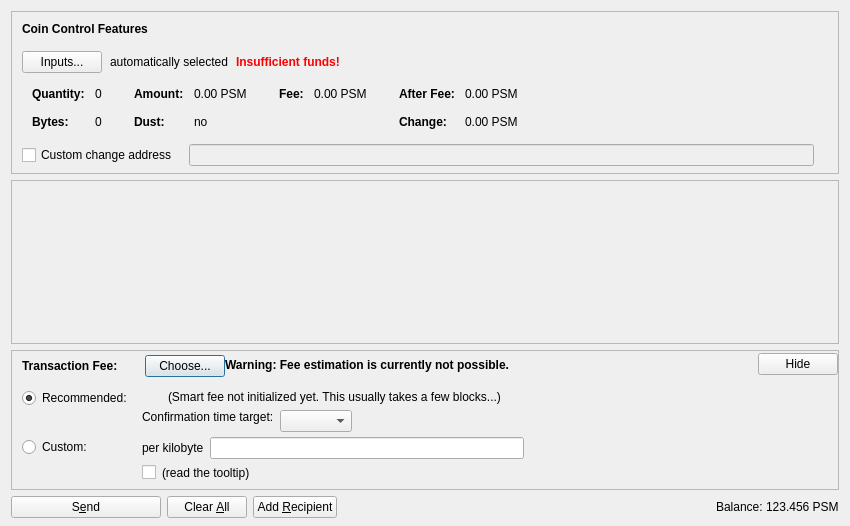
<?xml version="1.0" encoding="UTF-8"?>
<ui version="4.0">
 <class>SendCoinsDialog</class>
 <widget class="QDialog" name="SendCoinsDialog">
  <property name="geometry">
   <rect>
    <x>0</x>
    <y>0</y>
    <width>850</width>
    <height>526</height>
   </rect>
  </property>
  <property name="windowTitle">
   <string>Send Coins</string>
  </property>
  <layout class="QVBoxLayout" name="verticalLayout" stretch="0,1,0,0">
   <property name="bottomMargin">
    <number>8</number>
   </property>
   <item>
    <widget class="QFrame" name="frameCoinControl">
     <property name="sizePolicy">
      <sizepolicy hsizetype="Expanding" vsizetype="Expanding">
       <horstretch>0</horstretch>
       <verstretch>0</verstretch>
      </sizepolicy>
     </property>
     <property name="maximumSize">
      <size>
       <width>16777215</width>
       <height>16777215</height>
      </size>
     </property>
     <property name="frameShape">
      <enum>QFrame::StyledPanel</enum>
     </property>
     <property name="frameShadow">
      <enum>QFrame::Sunken</enum>
     </property>
     <layout class="QVBoxLayout" name="verticalLayoutCoinControl2">
      <property name="spacing">
       <number>0</number>
      </property>
      <property name="leftMargin">
       <number>0</number>
      </property>
      <property name="topMargin">
       <number>0</number>
      </property>
      <property name="rightMargin">
       <number>0</number>
      </property>
      <property name="bottomMargin">
       <number>6</number>
      </property>
      <item>
       <layout class="QVBoxLayout" name="verticalLayoutCoinControl" stretch="0,0,0,0,1">
        <property name="spacing">
         <number>0</number>
        </property>
        <property name="leftMargin">
         <number>10</number>
        </property>
        <property name="topMargin">
         <number>10</number>
        </property>
        <item>
         <layout class="QHBoxLayout" name="horizontalLayoutCoinControl1">
          <property name="bottomMargin">
           <number>15</number>
          </property>
          <item>
           <widget class="QLabel" name="labelCoinControlFeatures">
            <property name="sizePolicy">
             <sizepolicy hsizetype="Preferred" vsizetype="Maximum">
              <horstretch>0</horstretch>
              <verstretch>0</verstretch>
             </sizepolicy>
            </property>
            <property name="font">
             <font>
              <weight>75</weight>
              <bold>true</bold>
             </font>
            </property>
            <property name="styleSheet">
             <string notr="true">font-weight:bold;</string>
            </property>
            <property name="text">
             <string>Coin Control Features</string>
            </property>
           </widget>
          </item>
         </layout>
        </item>
        <item>
         <layout class="QHBoxLayout" name="horizontalLayoutCoinControl2" stretch="0,0,0,0">
          <property name="spacing">
           <number>8</number>
          </property>
          <property name="bottomMargin">
           <number>10</number>
          </property>
          <item>
           <widget class="QPushButton" name="pushButtonCoinControl">
            <property name="styleSheet">
             <string notr="true"/>
            </property>
            <property name="text">
             <string>Inputs...</string>
            </property>
            <property name="autoDefault">
             <bool>false</bool>
            </property>
           </widget>
          </item>
          <item>
           <widget class="QLabel" name="labelCoinControlAutomaticallySelected">
            <property name="text">
             <string>automatically selected</string>
            </property>
            <property name="margin">
             <number>5</number>
            </property>
           </widget>
          </item>
          <item>
           <widget class="QLabel" name="labelCoinControlInsuffFunds">
            <property name="font">
             <font>
              <weight>75</weight>
              <bold>true</bold>
             </font>
            </property>
            <property name="styleSheet">
             <string notr="true">color:red;font-weight:bold;</string>
            </property>
            <property name="text">
             <string>Insufficient funds!</string>
            </property>
            <property name="margin">
             <number>5</number>
            </property>
           </widget>
          </item>
          <item>
           <spacer name="horizontalSpacerCoinControl">
            <property name="orientation">
             <enum>Qt::Horizontal</enum>
            </property>
            <property name="sizeHint" stdset="0">
             <size>
              <width>40</width>
              <height>1</height>
             </size>
            </property>
           </spacer>
          </item>
         </layout>
        </item>
        <item>
         <widget class="QWidget" name="widgetCoinControl" native="true">
          <property name="sizePolicy">
           <sizepolicy hsizetype="Preferred" vsizetype="Preferred">
            <horstretch>0</horstretch>
            <verstretch>0</verstretch>
           </sizepolicy>
          </property>
          <property name="minimumSize">
           <size>
            <width>0</width>
            <height>0</height>
           </size>
          </property>
          <property name="styleSheet">
           <string notr="true"/>
          </property>
          <layout class="QHBoxLayout" name="horizontalLayoutCoinControl5">
           <property name="leftMargin">
            <number>0</number>
           </property>
           <property name="topMargin">
            <number>0</number>
           </property>
           <property name="rightMargin">
            <number>0</number>
           </property>
           <property name="bottomMargin">
            <number>0</number>
           </property>
           <item>
            <layout class="QHBoxLayout" name="horizontalLayoutCoinControl3" stretch="0,0,0,1">
             <property name="spacing">
              <number>20</number>
             </property>
             <property name="topMargin">
              <number>0</number>
             </property>
             <property name="bottomMargin">
              <number>10</number>
             </property>
             <item>
              <layout class="QFormLayout" name="formLayoutCoinControl1">
               <property name="horizontalSpacing">
                <number>10</number>
               </property>
               <property name="verticalSpacing">
                <number>14</number>
               </property>
               <property name="leftMargin">
                <number>10</number>
               </property>
               <property name="topMargin">
                <number>4</number>
               </property>
               <property name="rightMargin">
                <number>6</number>
               </property>
               <item row="0" column="0">
                <widget class="QLabel" name="labelCoinControlQuantityText">
                 <property name="font">
                  <font>
                   <weight>75</weight>
                   <bold>true</bold>
                  </font>
                 </property>
                 <property name="text">
                  <string>Quantity:</string>
                 </property>
                 <property name="margin">
                  <number>0</number>
                 </property>
                </widget>
               </item>
               <item row="0" column="1">
                <widget class="QLabel" name="labelCoinControlQuantity">
                 <property name="cursor">
                  <cursorShape>IBeamCursor</cursorShape>
                 </property>
                 <property name="contextMenuPolicy">
                  <enum>Qt::ActionsContextMenu</enum>
                 </property>
                 <property name="text">
                  <string notr="true">0</string>
                 </property>
                 <property name="margin">
                  <number>0</number>
                 </property>
                 <property name="textInteractionFlags">
                  <set>Qt::LinksAccessibleByMouse|Qt::TextSelectableByKeyboard|Qt::TextSelectableByMouse</set>
                 </property>
                </widget>
               </item>
               <item row="1" column="0">
                <widget class="QLabel" name="labelCoinControlBytesText">
                 <property name="font">
                  <font>
                   <weight>75</weight>
                   <bold>true</bold>
                  </font>
                 </property>
                 <property name="text">
                  <string>Bytes:</string>
                 </property>
                </widget>
               </item>
               <item row="1" column="1">
                <widget class="QLabel" name="labelCoinControlBytes">
                 <property name="cursor">
                  <cursorShape>IBeamCursor</cursorShape>
                 </property>
                 <property name="contextMenuPolicy">
                  <enum>Qt::ActionsContextMenu</enum>
                 </property>
                 <property name="text">
                  <string notr="true">0</string>
                 </property>
                 <property name="textInteractionFlags">
                  <set>Qt::LinksAccessibleByMouse|Qt::TextSelectableByKeyboard|Qt::TextSelectableByMouse</set>
                 </property>
                </widget>
               </item>
              </layout>
             </item>
             <item>
              <layout class="QFormLayout" name="formLayoutCoinControl2">
               <property name="horizontalSpacing">
                <number>10</number>
               </property>
               <property name="verticalSpacing">
                <number>14</number>
               </property>
               <property name="leftMargin">
                <number>6</number>
               </property>
               <property name="topMargin">
                <number>4</number>
               </property>
               <property name="rightMargin">
                <number>6</number>
               </property>
               <item row="0" column="0">
                <widget class="QLabel" name="labelCoinControlAmountText">
                 <property name="font">
                  <font>
                   <weight>75</weight>
                   <bold>true</bold>
                  </font>
                 </property>
                 <property name="text">
                  <string>Amount:</string>
                 </property>
                 <property name="margin">
                  <number>0</number>
                 </property>
                </widget>
               </item>
               <item row="0" column="1">
                <widget class="QLabel" name="labelCoinControlAmount">
                 <property name="cursor">
                  <cursorShape>IBeamCursor</cursorShape>
                 </property>
                 <property name="contextMenuPolicy">
                  <enum>Qt::ActionsContextMenu</enum>
                 </property>
                 <property name="text">
                  <string notr="true">0.00 PSM</string>
                 </property>
                 <property name="textInteractionFlags">
                  <set>Qt::LinksAccessibleByMouse|Qt::TextSelectableByKeyboard|Qt::TextSelectableByMouse</set>
                 </property>
                </widget>
               </item>
               <item row="1" column="0">
                <widget class="QLabel" name="labelCoinControlLowOutputText">
                 <property name="font">
                  <font>
                   <weight>75</weight>
                   <bold>true</bold>
                  </font>
                 </property>
                 <property name="text">
                  <string>Dust:</string>
                 </property>
                </widget>
               </item>
               <item row="1" column="1">
                <widget class="QLabel" name="labelCoinControlLowOutput">
                 <property name="cursor">
                  <cursorShape>IBeamCursor</cursorShape>
                 </property>
                 <property name="contextMenuPolicy">
                  <enum>Qt::ActionsContextMenu</enum>
                 </property>
                 <property name="text">
                  <string notr="true">no</string>
                 </property>
                 <property name="textInteractionFlags">
                  <set>Qt::LinksAccessibleByMouse|Qt::TextSelectableByKeyboard|Qt::TextSelectableByMouse</set>
                 </property>
                </widget>
               </item>
              </layout>
             </item>
             <item>
              <layout class="QFormLayout" name="formLayoutCoinControl3">
               <property name="horizontalSpacing">
                <number>10</number>
               </property>
               <property name="verticalSpacing">
                <number>14</number>
               </property>
               <property name="leftMargin">
                <number>6</number>
               </property>
               <property name="topMargin">
                <number>4</number>
               </property>
               <property name="rightMargin">
                <number>6</number>
               </property>
               <item row="0" column="0">
                <widget class="QLabel" name="labelCoinControlFeeText">
                 <property name="font">
                  <font>
                   <weight>75</weight>
                   <bold>true</bold>
                  </font>
                 </property>
                 <property name="text">
                  <string>Fee:</string>
                 </property>
                 <property name="margin">
                  <number>0</number>
                 </property>
                </widget>
               </item>
               <item row="0" column="1">
                <widget class="QLabel" name="labelCoinControlFee">
                 <property name="cursor">
                  <cursorShape>IBeamCursor</cursorShape>
                 </property>
                 <property name="contextMenuPolicy">
                  <enum>Qt::ActionsContextMenu</enum>
                 </property>
                 <property name="text">
                  <string notr="true">0.00 PSM</string>
                 </property>
                 <property name="textInteractionFlags">
                  <set>Qt::LinksAccessibleByMouse|Qt::TextSelectableByKeyboard|Qt::TextSelectableByMouse</set>
                 </property>
                </widget>
               </item>
              </layout>
             </item>
             <item>
              <layout class="QFormLayout" name="formLayoutCoinControl4">
               <property name="horizontalSpacing">
                <number>10</number>
               </property>
               <property name="verticalSpacing">
                <number>14</number>
               </property>
               <property name="leftMargin">
                <number>6</number>
               </property>
               <property name="topMargin">
                <number>4</number>
               </property>
               <property name="rightMargin">
                <number>6</number>
               </property>
               <item row="0" column="0">
                <widget class="QLabel" name="labelCoinControlAfterFeeText">
                 <property name="font">
                  <font>
                   <weight>75</weight>
                   <bold>true</bold>
                  </font>
                 </property>
                 <property name="text">
                  <string>After Fee:</string>
                 </property>
                 <property name="margin">
                  <number>0</number>
                 </property>
                </widget>
               </item>
               <item row="0" column="1">
                <widget class="QLabel" name="labelCoinControlAfterFee">
                 <property name="cursor">
                  <cursorShape>IBeamCursor</cursorShape>
                 </property>
                 <property name="contextMenuPolicy">
                  <enum>Qt::ActionsContextMenu</enum>
                 </property>
                 <property name="text">
                  <string notr="true">0.00 PSM</string>
                 </property>
                 <property name="textInteractionFlags">
                  <set>Qt::LinksAccessibleByMouse|Qt::TextSelectableByKeyboard|Qt::TextSelectableByMouse</set>
                 </property>
                </widget>
               </item>
               <item row="1" column="0">
                <widget class="QLabel" name="labelCoinControlChangeText">
                 <property name="font">
                  <font>
                   <weight>75</weight>
                   <bold>true</bold>
                  </font>
                 </property>
                 <property name="text">
                  <string>Change:</string>
                 </property>
                </widget>
               </item>
               <item row="1" column="1">
                <widget class="QLabel" name="labelCoinControlChange">
                 <property name="cursor">
                  <cursorShape>IBeamCursor</cursorShape>
                 </property>
                 <property name="contextMenuPolicy">
                  <enum>Qt::ActionsContextMenu</enum>
                 </property>
                 <property name="text">
                  <string notr="true">0.00 PSM</string>
                 </property>
                 <property name="textInteractionFlags">
                  <set>Qt::LinksAccessibleByMouse|Qt::TextSelectableByKeyboard|Qt::TextSelectableByMouse</set>
                 </property>
                </widget>
               </item>
              </layout>
             </item>
            </layout>
           </item>
          </layout>
         </widget>
        </item>
        <item>
         <layout class="QHBoxLayout" name="horizontalLayoutCoinControl4" stretch="0,0,0">
          <property name="spacing">
           <number>12</number>
          </property>
          <property name="sizeConstraint">
           <enum>QLayout::SetDefaultConstraint</enum>
          </property>
          <property name="topMargin">
           <number>5</number>
          </property>
          <property name="rightMargin">
           <number>5</number>
          </property>
          <item>
           <widget class="QCheckBox" name="checkBoxCoinControlChange">
            <property name="toolTip">
             <string>If this is activated, but the change address is empty or invalid, change will be sent to a newly generated address.</string>
            </property>
            <property name="text">
             <string>Custom change address</string>
            </property>
           </widget>
          </item>
          <item>
           <widget class="QValidatedLineEdit" name="lineEditCoinControlChange">
            <property name="enabled">
             <bool>false</bool>
            </property>
            <property name="sizePolicy">
             <sizepolicy hsizetype="Expanding" vsizetype="Fixed">
              <horstretch>0</horstretch>
              <verstretch>0</verstretch>
             </sizepolicy>
            </property>
           </widget>
          </item>
          <item>
           <widget class="QLabel" name="labelCoinControlChangeLabel">
            <property name="sizePolicy">
             <sizepolicy hsizetype="Preferred" vsizetype="Expanding">
              <horstretch>0</horstretch>
              <verstretch>0</verstretch>
             </sizepolicy>
            </property>
            <property name="minimumSize">
             <size>
              <width>0</width>
              <height>0</height>
             </size>
            </property>
            <property name="text">
             <string/>
            </property>
            <property name="margin">
             <number>3</number>
            </property>
           </widget>
          </item>
         </layout>
        </item>
        <item>
         <spacer name="verticalSpacerCoinControl">
          <property name="orientation">
           <enum>Qt::Vertical</enum>
          </property>
          <property name="sizeHint" stdset="0">
           <size>
            <width>800</width>
            <height>1</height>
           </size>
          </property>
         </spacer>
        </item>
       </layout>
      </item>
     </layout>
    </widget>
   </item>
   <item>
    <widget class="QScrollArea" name="scrollArea">
     <property name="widgetResizable">
      <bool>true</bool>
     </property>
     <widget class="QWidget" name="scrollAreaWidgetContents">
      <property name="geometry">
       <rect>
        <x>0</x>
        <y>0</y>
        <width>830</width>
        <height>104</height>
       </rect>
      </property>
      <layout class="QVBoxLayout" name="verticalLayout_2" stretch="0,1">
       <property name="leftMargin">
        <number>0</number>
       </property>
       <property name="topMargin">
        <number>0</number>
       </property>
       <property name="rightMargin">
        <number>0</number>
       </property>
       <property name="bottomMargin">
        <number>0</number>
       </property>
       <item>
        <layout class="QVBoxLayout" name="entries">
         <property name="spacing">
          <number>6</number>
         </property>
        </layout>
       </item>
       <item>
        <spacer name="verticalSpacer">
         <property name="orientation">
          <enum>Qt::Vertical</enum>
         </property>
         <property name="sizeHint" stdset="0">
          <size>
           <width>20</width>
           <height>40</height>
          </size>
         </property>
        </spacer>
       </item>
      </layout>
     </widget>
    </widget>
   </item>
   <item>
    <widget class="QFrame" name="frameFee">
     <property name="sizePolicy">
      <sizepolicy hsizetype="Expanding" vsizetype="Expanding">
       <horstretch>0</horstretch>
       <verstretch>0</verstretch>
      </sizepolicy>
     </property>
     <property name="maximumSize">
      <size>
       <width>16777215</width>
       <height>16777215</height>
      </size>
     </property>
     <property name="frameShape">
      <enum>QFrame::StyledPanel</enum>
     </property>
     <property name="frameShadow">
      <enum>QFrame::Sunken</enum>
     </property>
     <layout class="QVBoxLayout" name="verticalLayoutFee1">
      <property name="spacing">
       <number>0</number>
      </property>
      <property name="leftMargin">
       <number>0</number>
      </property>
      <property name="topMargin">
       <number>0</number>
      </property>
      <property name="rightMargin">
       <number>0</number>
      </property>
      <property name="bottomMargin">
       <number>0</number>
      </property>
      <item>
       <layout class="QVBoxLayout" name="verticalLayoutFee2" stretch="0,0,0">
        <property name="spacing">
         <number>0</number>
        </property>
        <property name="leftMargin">
         <number>10</number>
        </property>
        <property name="topMargin">
         <number>0</number>
        </property>
        <item>
         <layout class="QHBoxLayout" name="horizontalLayoutFee1">
          <property name="bottomMargin">
           <number>0</number>
          </property>
          <item>
           <layout class="QVBoxLayout" name="verticalLayoutFee7">
            <property name="spacing">
             <number>0</number>
            </property>
            <item>
             <spacer name="verticalSpacerSmartFee">
              <property name="orientation">
               <enum>Qt::Vertical</enum>
              </property>
              <property name="sizeType">
               <enum>QSizePolicy::Fixed</enum>
              </property>
              <property name="sizeHint" stdset="0">
               <size>
                <width>1</width>
                <height>4</height>
               </size>
              </property>
             </spacer>
            </item>
            <item>
             <layout class="QHBoxLayout" name="horizontalLayoutSmartFee">
              <property name="spacing">
               <number>10</number>
              </property>
              <item>
               <widget class="QLabel" name="labelFeeHeadline">
                <property name="sizePolicy">
                 <sizepolicy hsizetype="Preferred" vsizetype="Maximum">
                  <horstretch>0</horstretch>
                  <verstretch>0</verstretch>
                 </sizepolicy>
                </property>
                <property name="font">
                 <font>
                  <weight>75</weight>
                  <bold>true</bold>
                 </font>
                </property>
                <property name="styleSheet">
                 <string notr="true">font-weight:bold;</string>
                </property>
                <property name="text">
                 <string>Transaction Fee:</string>
                </property>
               </widget>
              </item>
              <item>
               <widget class="QLabel" name="labelFeeMinimized">
                <property name="text">
                 <string/>
                </property>
               </widget>
              </item>
              <item>
               <widget class="QPushButton" name="buttonChooseFee">
                <property name="text">
                 <string>Choose...</string>
                </property>
               </widget>
              </item>
             </layout>
            </item>
            <item>
             <spacer name="verticalSpacer_5">
              <property name="orientation">
               <enum>Qt::Vertical</enum>
              </property>
              <property name="sizeHint" stdset="0">
               <size>
                <width>1</width>
                <height>1</height>
               </size>
              </property>
             </spacer>
            </item>
           </layout>
          </item>
          <item>
           <widget class="QLabel" name="fallbackFeeWarningLabel">
            <property name="toolTip">
             <string>Using the fallbackfee can result in sending a transaction that will take several hours or days (or never) to confirm. Consider choosing your fee manually or wait until you have validated the complete chain.</string>
            </property>
            <property name="font">
            <font>
                <weight>75</weight>
                <bold>true</bold>
            </font>
            </property>
            <property name="text">
             <string>Warning: Fee estimation is currently not possible.</string>
            </property>
            <property name="wordWrap">
             <bool>false</bool>
            </property>
           </widget>
          </item>
          <item>
           <spacer name="horizontalSpacer_4">
            <property name="orientation">
             <enum>Qt::Horizontal</enum>
            </property>
            <property name="sizeType">
             <enum>QSizePolicy::MinimumExpanding</enum>
            </property>
            <property name="sizeHint" stdset="0">
             <size>
              <width>40</width>
              <height>20</height>
             </size>
            </property>
           </spacer>
          </item>
          <item>
           <widget class="QPushButton" name="buttonMinimizeFee">
            <property name="toolTip">
             <string>collapse fee-settings</string>
            </property>
            <property name="text">
             <string>Hide</string>
            </property>
           </widget>
          </item>
         </layout>
        </item>
        <item>
         <widget class="QFrame" name="frameFeeSelection">
          <layout class="QVBoxLayout" name="verticalLayoutFee12">
           <property name="spacing">
            <number>0</number>
           </property>
           <property name="leftMargin">
            <number>0</number>
           </property>
           <property name="topMargin">
            <number>0</number>
           </property>
           <property name="rightMargin">
            <number>0</number>
           </property>
           <property name="bottomMargin">
            <number>0</number>
           </property>
           <item>
            <layout class="QGridLayout" name="gridLayoutFee">
             <property name="topMargin">
              <number>10</number>
             </property>
             <property name="bottomMargin">
              <number>4</number>
             </property>
             <property name="horizontalSpacing">
              <number>10</number>
             </property>
             <property name="verticalSpacing">
              <number>4</number>
             </property>
             <item row="1" column="1">
              <layout class="QVBoxLayout" name="verticalLayoutFee8">
               <property name="spacing">
                <number>6</number>
               </property>
               <item>
                <layout class="QHBoxLayout" name="horizontalLayoutFee13">
                 <item>
                  <widget class="QLabel" name="labelCustomPerKilobyte">
                   <property name="toolTip">
                    <string>If the custom fee is set to 1000 satoshis and the transaction is only 250 bytes, then &quot;per kilobyte&quot; only pays 250 satoshis in fee, while &quot;total at least&quot; pays 1000 satoshis. For transactions bigger than a kilobyte both pay by kilobyte.</string>
                   </property>
                   <property name="text">
                    <string>per kilobyte</string>
                   </property>
                  </widget>
                 </item>
                 <item>
                  <widget class="BitcoinAmountField" name="customFee"/>
                 </item>
                 <item>
                  <spacer name="horizontalSpacer_6">
                   <property name="orientation">
                    <enum>Qt::Horizontal</enum>
                   </property>
                   <property name="sizeHint" stdset="0">
                    <size>
                     <width>1</width>
                     <height>1</height>
                    </size>
                   </property>
                  </spacer>
                 </item>
                </layout>
               </item>
               <item>
                <layout class="QHBoxLayout" name="horizontalLayoutFee8">
                 <item>
                  <widget class="QCheckBox" name="checkBoxMinimumFee">
                   <property name="toolTip">
                    <string>Paying only the minimum fee is just fine as long as there is less transaction volume than space in the blocks. But be aware that this can end up in a never confirming transaction once there is more demand for pesium transactions than the network can process.</string>
                   </property>
                   <property name="text">
                    <string/>
                   </property>
                  </widget>
                 </item>
                 <item>
                  <widget class="QLabel" name="labelMinFeeWarning">
                   <property name="enabled">
                    <bool>true</bool>
                   </property>
                   <property name="toolTip">
                    <string>Paying only the minimum fee is just fine as long as there is less transaction volume than space in the blocks. But be aware that this can end up in a never confirming transaction once there is more demand for pesium transactions than the network can process.</string>
                   </property>
                   <property name="text">
                    <string>(read the tooltip)</string>
                   </property>
                   <property name="margin">
                    <number>5</number>
                   </property>
                  </widget>
                 </item>
                 <item>
                  <spacer name="horizontalSpacer_2">
                   <property name="orientation">
                    <enum>Qt::Horizontal</enum>
                   </property>
                   <property name="sizeHint" stdset="0">
                    <size>
                     <width>1</width>
                     <height>1</height>
                    </size>
                   </property>
                  </spacer>
                 </item>
                </layout>
               </item>
              </layout>
             </item>
             <item row="0" column="0">
              <layout class="QVBoxLayout" name="verticalLayoutFee4" stretch="0,1">
               <item>
                <widget class="QRadioButton" name="radioSmartFee">
                 <property name="text">
                  <string>Recommended:</string>
                 </property>
                 <property name="checked">
                  <bool>true</bool>
                 </property>
                 <attribute name="buttonGroup">
                  <string notr="true">groupFee</string>
                 </attribute>
                </widget>
               </item>
               <item>
                <spacer name="verticalSpacer_2">
                 <property name="orientation">
                  <enum>Qt::Vertical</enum>
                 </property>
                 <property name="sizeHint" stdset="0">
                  <size>
                   <width>1</width>
                   <height>1</height>
                  </size>
                 </property>
                </spacer>
               </item>
              </layout>
             </item>
             <item row="1" column="0">
              <layout class="QVBoxLayout" name="verticalLayoutFee9" stretch="0,1">
               <item>
                <widget class="QRadioButton" name="radioCustomFee">
                 <property name="text">
                  <string>Custom:</string>
                 </property>
                 <attribute name="buttonGroup">
                  <string notr="true">groupFee</string>
                 </attribute>
                </widget>
               </item>
               <item>
                <spacer name="verticalSpacer_6">
                 <property name="orientation">
                  <enum>Qt::Vertical</enum>
                 </property>
                 <property name="sizeHint" stdset="0">
                  <size>
                   <width>1</width>
                   <height>1</height>
                  </size>
                 </property>
                </spacer>
               </item>
              </layout>
             </item>
             <item row="0" column="1">
              <layout class="QVBoxLayout" name="verticalLayoutFee3" stretch="0,0,1">
               <property name="spacing">
                <number>6</number>
               </property>
               <property name="topMargin">
                <number>2</number>
               </property>
               <item>
                <layout class="QHBoxLayout" name="horizontalLayoutFee12">
                 <item>
                  <widget class="QLabel" name="labelSmartFee">
                   <property name="text">
                    <string/>
                   </property>
                   <property name="margin">
                    <number>2</number>
                   </property>
                  </widget>
                 </item>
                 <item>
                  <widget class="QLabel" name="labelFeeEstimation">
                   <property name="text">
                    <string/>
                   </property>
                  </widget>
                 </item>
                 <item>
                  <widget class="QLabel" name="labelSmartFee2">
                   <property name="text">
                    <string>(Smart fee not initialized yet. This usually takes a few blocks...)</string>
                   </property>
                   <property name="margin">
                    <number>2</number>
                   </property>
                  </widget>
                 </item>
                 <item>
                  <spacer name="horizontalSpacer_5">
                   <property name="orientation">
                    <enum>Qt::Horizontal</enum>
                   </property>
                   <property name="sizeHint" stdset="0">
                    <size>
                     <width>1</width>
                     <height>1</height>
                    </size>
                   </property>
                  </spacer>
                 </item>
                </layout>
               </item>
               <item>
                <layout class="QHBoxLayout" name="horizontalLayoutFee9">
                 <item>
                  <layout class="QVBoxLayout" name="verticalLayoutFee6">
                   <item>
                    <widget class="QLabel" name="labelSmartFee3">
                     <property name="text">
                      <string>Confirmation time target:</string>
                     </property>
                     <property name="margin">
                      <number>2</number>
                     </property>
                    </widget>
                   </item>
                   <item>
                    <spacer name="verticalSpacer_3">
                     <property name="orientation">
                      <enum>Qt::Vertical</enum>
                     </property>
                     <property name="sizeHint" stdset="0">
                      <size>
                       <width>1</width>
                       <height>1</height>
                      </size>
                     </property>
                    </spacer>
                   </item>
                  </layout>
                 </item>
                 <item>
                  <layout class="QVBoxLayout" name="verticalLayoutFee5">
                   <property name="rightMargin">
                    <number>30</number>
                   </property>
                   <item>
                    <layout class="QHBoxLayout" name="horizontalLayoutConfTarget">
                     <property name="bottomMargin">
                      <number>0</number>
                     </property>
                     <item>
                      <widget class="QComboBox" name="confTargetSelector"/>
                     </item>
                     <item>
                      <spacer name="horizontalSpacerConfTarget">
                       <property name="orientation">
                        <enum>Qt::Horizontal</enum>
                       </property>
                       <property name="sizeHint" stdset="0">
                        <size>
                         <width>40</width>
                         <height>20</height>
                        </size>
                       </property>
                      </spacer>
                     </item>
                    </layout>
                   </item>
                  </layout>
                 </item>
                </layout>
               </item>
               <item>
                <spacer name="verticalSpacer_4">
                 <property name="orientation">
                  <enum>Qt::Vertical</enum>
                 </property>
                 <property name="sizeHint" stdset="0">
                  <size>
                   <width>1</width>
                   <height>1</height>
                  </size>
                 </property>
                </spacer>
               </item>
              </layout>
             </item>
            </layout>
           </item>
          </layout>
         </widget>
        </item>
        <item>
         <spacer name="verticalSpacerFee">
          <property name="orientation">
           <enum>Qt::Vertical</enum>
          </property>
          <property name="sizeHint" stdset="0">
           <size>
            <width>40</width>
            <height>5</height>
           </size>
          </property>
         </spacer>
        </item>
       </layout>
      </item>
     </layout>
    </widget>
   </item>
   <item>
    <layout class="QHBoxLayout" name="horizontalLayout">
     <item>
      <widget class="QPushButton" name="sendButton">
       <property name="minimumSize">
        <size>
         <width>150</width>
         <height>0</height>
        </size>
       </property>
       <property name="toolTip">
        <string>Confirm the send action</string>
       </property>
       <property name="text">
        <string>S&amp;end</string>
       </property>
       <property name="icon">
        <iconset resource="../bitcoin.qrc">
         <normaloff>:/icons/send</normaloff>:/icons/send</iconset>
       </property>
       <property name="autoDefault">
        <bool>false</bool>
       </property>
       <property name="default">
        <bool>false</bool>
       </property>
      </widget>
     </item>
     <item>
      <widget class="QPushButton" name="clearButton">
       <property name="sizePolicy">
        <sizepolicy hsizetype="Minimum" vsizetype="Fixed">
         <horstretch>0</horstretch>
         <verstretch>0</verstretch>
        </sizepolicy>
       </property>
       <property name="toolTip">
        <string>Clear all fields of the form.</string>
       </property>
       <property name="text">
        <string>Clear &amp;All</string>
       </property>
       <property name="icon">
        <iconset resource="../bitcoin.qrc">
         <normaloff>:/icons/remove</normaloff>:/icons/remove</iconset>
       </property>
       <property name="autoDefault">
        <bool>false</bool>
       </property>
      </widget>
     </item>
     <item>
      <widget class="QPushButton" name="addButton">
       <property name="toolTip">
        <string>Send to multiple recipients at once</string>
       </property>
       <property name="text">
        <string>Add &amp;Recipient</string>
       </property>
       <property name="icon">
        <iconset resource="../bitcoin.qrc">
         <normaloff>:/icons/add</normaloff>:/icons/add</iconset>
       </property>
       <property name="autoDefault">
        <bool>false</bool>
       </property>
      </widget>
     </item>
     <item>
      <spacer name="horizontalSpacer">
       <property name="orientation">
        <enum>Qt::Horizontal</enum>
       </property>
       <property name="sizeHint" stdset="0">
        <size>
         <width>40</width>
         <height>20</height>
        </size>
       </property>
      </spacer>
     </item>
     <item>
      <layout class="QHBoxLayout" name="horizontalLayout_2">
       <property name="spacing">
        <number>3</number>
       </property>
       <item>
        <widget class="QLabel" name="label">
         <property name="sizePolicy">
          <sizepolicy hsizetype="Preferred" vsizetype="Fixed">
           <horstretch>0</horstretch>
           <verstretch>0</verstretch>
          </sizepolicy>
         </property>
         <property name="text">
          <string>Balance:</string>
         </property>
        </widget>
       </item>
       <item>
        <widget class="QLabel" name="labelBalance">
         <property name="sizePolicy">
          <sizepolicy hsizetype="Preferred" vsizetype="Fixed">
           <horstretch>0</horstretch>
           <verstretch>0</verstretch>
          </sizepolicy>
         </property>
         <property name="cursor">
          <cursorShape>IBeamCursor</cursorShape>
         </property>
         <property name="text">
          <string notr="true">123.456 PSM</string>
         </property>
         <property name="textInteractionFlags">
          <set>Qt::LinksAccessibleByMouse|Qt::TextSelectableByKeyboard|Qt::TextSelectableByMouse</set>
         </property>
        </widget>
       </item>
      </layout>
     </item>
    </layout>
   </item>
  </layout>
 </widget>
 <customwidgets>
  <customwidget>
   <class>QValidatedLineEdit</class>
   <extends>QLineEdit</extends>
   <header>qt/qvalidatedlineedit.h</header>
  </customwidget>
  <customwidget>
   <class>BitcoinAmountField</class>
   <extends>QLineEdit</extends>
   <header>qt/bitcoinamountfield.h</header>
   <container>1</container>
  </customwidget>
 </customwidgets>
 <resources>
  <include location="../bitcoin.qrc"/>
 </resources>
 <connections/>
 <buttongroups>
  <buttongroup name="groupFee"/>
 </buttongroups>
</ui>
